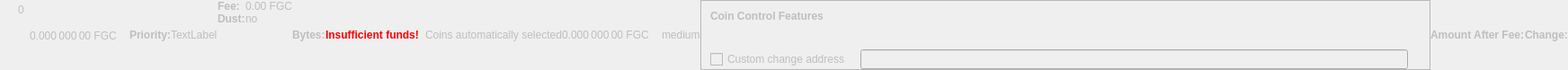
    <widget class="QWidget" name="dummyHideWidget" native="true">
     <property name="enabled">
      <bool>false</bool>
     </property>
     <property name="maximumSize">
      <size>
       <width>100</width>
       <height>22</height>
      </size>
     </property>
     <layout class="QHBoxLayout" name="dummyHideLayout">
      <property name="spacing">
       <number>0</number>
      </property>
      <property name="leftMargin">
       <number>0</number>
      </property>
      <property name="topMargin">
       <number>0</number>
      </property>
      <property name="rightMargin">
       <number>0</number>
      </property>
      <property name="bottomMargin">
       <number>0</number>
      </property>
      <item>
       <layout class="QFormLayout" name="formLayoutCoinControl1">
        <property name="horizontalSpacing">
         <number>10</number>
        </property>
        <property name="verticalSpacing">
         <number>14</number>
        </property>
        <property name="leftMargin">
         <number>10</number>
        </property>
        <property name="topMargin">
         <number>4</number>
        </property>
        <property name="rightMargin">
         <number>6</number>
        </property>
        <item row="0" column="1">
         <widget class="QLabel" name="labelCoinControlBytes">
          <property name="cursor">
           <cursorShape>IBeamCursor</cursorShape>
          </property>
          <property name="contextMenuPolicy">
           <enum>Qt::ActionsContextMenu</enum>
          </property>
          <property name="text">
           <string notr="true">0</string>
          </property>
          <property name="textInteractionFlags">
           <set>Qt::LinksAccessibleByMouse|Qt::TextSelectableByKeyboard|Qt::TextSelectableByMouse</set>
          </property>
         </widget>
        </item>
       </layout>
      </item>
      <item>
       <widget class="QLabel" name="labelCoinControlAfterFee">
        <property name="enabled">
         <bool>false</bool>
        </property>
        <property name="sizePolicy">
         <sizepolicy hsizetype="Fixed" vsizetype="Fixed">
          <horstretch>0</horstretch>
          <verstretch>0</verstretch>
         </sizepolicy>
        </property>
        <property name="minimumSize">
         <size>
          <width>111</width>
          <height>12</height>
         </size>
        </property>
        <property name="maximumSize">
         <size>
          <width>111</width>
          <height>12</height>
         </size>
        </property>
        <property name="cursor">
         <cursorShape>IBeamCursor</cursorShape>
        </property>
        <property name="contextMenuPolicy">
         <enum>Qt::ActionsContextMenu</enum>
        </property>
        <property name="text">
         <string notr="true">0.000 000 00 FGC</string>
        </property>
        <property name="textInteractionFlags">
         <set>Qt::LinksAccessibleByMouse|Qt::TextSelectableByKeyboard|Qt::TextSelectableByMouse</set>
        </property>
       </widget>
      </item>
      <item>
       <widget class="QLabel" name="labelCoinControlPriorityText">
        <property name="enabled">
         <bool>false</bool>
        </property>
        <property name="font">
         <font>
          <weight>75</weight>
          <bold>true</bold>
         </font>
        </property>
        <property name="text">
         <string>Priority:</string>
        </property>
       </widget>
      </item>
      <item>
       <layout class="QHBoxLayout" name="horizontalLayout">
        <item>
         <widget class="QLabel" name="WarningLabel">
          <property name="text">
           <string>TextLabel</string>
          </property>
         </widget>
        </item>
       </layout>
      </item>
      <item>
       <layout class="QFormLayout" name="formLayoutCoinControl3">
        <property name="horizontalSpacing">
         <number>0</number>
        </property>
        <property name="verticalSpacing">
         <number>0</number>
        </property>
        <property name="leftMargin">
         <number>0</number>
        </property>
        <property name="topMargin">
         <number>0</number>
        </property>
        <property name="rightMargin">
         <number>0</number>
        </property>
        <item row="0" column="0">
         <widget class="QLabel" name="labelCoinControlFeeText">
          <property name="enabled">
           <bool>false</bool>
          </property>
          <property name="font">
           <font>
            <weight>75</weight>
            <bold>true</bold>
           </font>
          </property>
          <property name="text">
           <string>Fee:</string>
          </property>
          <property name="margin">
           <number>0</number>
          </property>
         </widget>
        </item>
        <item row="0" column="1">
         <widget class="QLabel" name="labelCoinControlFee">
          <property name="enabled">
           <bool>false</bool>
          </property>
          <property name="cursor">
           <cursorShape>IBeamCursor</cursorShape>
          </property>
          <property name="contextMenuPolicy">
           <enum>Qt::ActionsContextMenu</enum>
          </property>
          <property name="text">
           <string notr="true">0.00 FGC</string>
          </property>
          <property name="textInteractionFlags">
           <set>Qt::LinksAccessibleByMouse|Qt::TextSelectableByKeyboard|Qt::TextSelectableByMouse</set>
          </property>
         </widget>
        </item>
        <item row="1" column="0">
         <widget class="QLabel" name="labelCoinControlLowOutputText">
          <property name="enabled">
           <bool>false</bool>
          </property>
          <property name="font">
           <font>
            <weight>75</weight>
            <bold>true</bold>
           </font>
          </property>
          <property name="text">
           <string>Dust:</string>
          </property>
         </widget>
        </item>
        <item row="1" column="1">
         <widget class="QLabel" name="labelCoinControlLowOutput">
          <property name="enabled">
           <bool>false</bool>
          </property>
          <property name="cursor">
           <cursorShape>IBeamCursor</cursorShape>
          </property>
          <property name="contextMenuPolicy">
           <enum>Qt::ActionsContextMenu</enum>
          </property>
          <property name="text">
           <string>no</string>
          </property>
          <property name="textInteractionFlags">
           <set>Qt::LinksAccessibleByMouse|Qt::TextSelectableByKeyboard|Qt::TextSelectableByMouse</set>
          </property>
         </widget>
        </item>
       </layout>
      </item>
      <item>
       <widget class="QLabel" name="labelCoinControlBytesText">
        <property name="enabled">
         <bool>false</bool>
        </property>
        <property name="font">
         <font>
          <weight>75</weight>
          <bold>true</bold>
         </font>
        </property>
        <property name="text">
         <string>Bytes:</string>
        </property>
       </widget>
      </item>
      <item>
       <layout class="QFormLayout" name="formLayoutCoinControl2">
        <property name="horizontalSpacing">
         <number>0</number>
        </property>
        <property name="verticalSpacing">
         <number>0</number>
        </property>
        <property name="leftMargin">
         <number>0</number>
        </property>
        <property name="topMargin">
         <number>0</number>
        </property>
        <property name="rightMargin">
         <number>0</number>
        </property>
       </layout>
      </item>
      <item>
       <layout class="QHBoxLayout" name="horizontalLayoutCoinControl2">
        <property name="spacing">
         <number>0</number>
        </property>
        <property name="bottomMargin">
         <number>0</number>
        </property>
       </layout>
      </item>
      <item>
       <widget class="QLabel" name="labelCoinControlInsuffFunds">
        <property name="enabled">
         <bool>false</bool>
        </property>
        <property name="minimumSize">
         <size>
          <width>0</width>
          <height>0</height>
         </size>
        </property>
        <property name="font">
         <font>
          <weight>75</weight>
          <bold>true</bold>
         </font>
        </property>
        <property name="styleSheet">
         <string notr="true">color:red;font-weight:bold;</string>
        </property>
        <property name="text">
         <string>Insufficient funds!</string>
        </property>
        <property name="margin">
         <number>5</number>
        </property>
       </widget>
      </item>
      <item>
       <layout class="QFormLayout" name="formLayoutCoinControl4">
        <property name="horizontalSpacing">
         <number>0</number>
        </property>
        <property name="verticalSpacing">
         <number>0</number>
        </property>
        <property name="leftMargin">
         <number>0</number>
        </property>
        <property name="topMargin">
         <number>0</number>
        </property>
        <property name="rightMargin">
         <number>0</number>
        </property>
       </layout>
      </item>
      <item>
       <widget class="QLabel" name="labelCoinControlChangeLabel">
        <property name="enabled">
         <bool>false</bool>
        </property>
        <property name="sizePolicy">
         <sizepolicy hsizetype="Preferred" vsizetype="Expanding">
          <horstretch>0</horstretch>
          <verstretch>0</verstretch>
         </sizepolicy>
        </property>
        <property name="minimumSize">
         <size>
          <width>0</width>
          <height>0</height>
         </size>
        </property>
        <property name="text">
         <string/>
        </property>
        <property name="margin">
         <number>3</number>
        </property>
       </widget>
      </item>
      <item>
       <widget class="QLabel" name="labelCoinControlAutomaticallySelected">
        <property name="enabled">
         <bool>false</bool>
        </property>
        <property name="sizePolicy">
         <sizepolicy hsizetype="Fixed" vsizetype="Fixed">
          <horstretch>0</horstretch>
          <verstretch>0</verstretch>
         </sizepolicy>
        </property>
        <property name="minimumSize">
         <size>
          <width>0</width>
          <height>0</height>
         </size>
        </property>
        <property name="maximumSize">
         <size>
          <width>240</width>
          <height>16777215</height>
         </size>
        </property>
        <property name="text">
         <string>Coins automatically selected</string>
        </property>
        <property name="margin">
         <number>5</number>
        </property>
       </widget>
      </item>
      <item>
       <widget class="QLabel" name="labelCoinControlChange">
        <property name="enabled">
         <bool>false</bool>
        </property>
        <property name="sizePolicy">
         <sizepolicy hsizetype="Fixed" vsizetype="Fixed">
          <horstretch>0</horstretch>
          <verstretch>0</verstretch>
         </sizepolicy>
        </property>
        <property name="minimumSize">
         <size>
          <width>111</width>
          <height>0</height>
         </size>
        </property>
        <property name="maximumSize">
         <size>
          <width>111</width>
          <height>16777215</height>
         </size>
        </property>
        <property name="cursor">
         <cursorShape>IBeamCursor</cursorShape>
        </property>
        <property name="contextMenuPolicy">
         <enum>Qt::ActionsContextMenu</enum>
        </property>
        <property name="text">
         <string notr="true">0.000 000 00 FGC</string>
        </property>
        <property name="textInteractionFlags">
         <set>Qt::LinksAccessibleByMouse|Qt::TextSelectableByKeyboard|Qt::TextSelectableByMouse</set>
        </property>
       </widget>
      </item>
      <item>
       <widget class="QLabel" name="labelCoinControlPriority">
        <property name="enabled">
         <bool>false</bool>
        </property>
        <property name="cursor">
         <cursorShape>IBeamCursor</cursorShape>
        </property>
        <property name="contextMenuPolicy">
         <enum>Qt::ActionsContextMenu</enum>
        </property>
        <property name="text">
         <string>medium</string>
        </property>
        <property name="textInteractionFlags">
         <set>Qt::LinksAccessibleByMouse|Qt::TextSelectableByKeyboard|Qt::TextSelectableByMouse</set>
        </property>
       </widget>
      </item>
      <item>
       <widget class="QFrame" name="frameCoinControl">
        <property name="sizePolicy">
         <sizepolicy hsizetype="Expanding" vsizetype="Expanding">
          <horstretch>0</horstretch>
          <verstretch>0</verstretch>
         </sizepolicy>
        </property>
        <property name="maximumSize">
         <size>
          <width>16777215</width>
          <height>16777215</height>
         </size>
        </property>
        <property name="frameShape">
         <enum>QFrame::StyledPanel</enum>
        </property>
        <property name="frameShadow">
         <enum>QFrame::Sunken</enum>
        </property>
        <layout class="QVBoxLayout" name="verticalLayoutCoinControl2_2">
         <property name="spacing">
          <number>0</number>
         </property>
         <property name="leftMargin">
          <number>0</number>
         </property>
         <property name="topMargin">
          <number>0</number>
         </property>
         <property name="rightMargin">
          <number>0</number>
         </property>
         <property name="bottomMargin">
          <number>0</number>
         </property>
         <item>
          <layout class="QVBoxLayout" name="verticalLayoutCoinControl" stretch="0,0,0,1">
           <property name="spacing">
            <number>0</number>
           </property>
           <property name="leftMargin">
            <number>10</number>
           </property>
           <property name="topMargin">
            <number>10</number>
           </property>
           <item>
            <layout class="QHBoxLayout" name="horizontalLayoutCoinControl1">
             <property name="bottomMargin">
              <number>15</number>
             </property>
             <item>
              <widget class="QLabel" name="labelCoinControlFeatures">
               <property name="enabled">
                <bool>false</bool>
               </property>
               <property name="sizePolicy">
                <sizepolicy hsizetype="Preferred" vsizetype="Maximum">
                 <horstretch>0</horstretch>
                 <verstretch>0</verstretch>
                </sizepolicy>
               </property>
               <property name="font">
                <font>
                 <weight>75</weight>
                 <bold>true</bold>
                </font>
               </property>
               <property name="styleSheet">
                <string notr="true">font-weight:bold;</string>
               </property>
               <property name="text">
                <string>Coin Control Features</string>
               </property>
              </widget>
             </item>
            </layout>
           </item>
           <item>
            <widget class="QWidget" name="widgetCoinControl" native="true">
             <property name="sizePolicy">
              <sizepolicy hsizetype="Preferred" vsizetype="Preferred">
               <horstretch>0</horstretch>
               <verstretch>0</verstretch>
              </sizepolicy>
             </property>
             <property name="minimumSize">
              <size>
               <width>0</width>
               <height>0</height>
              </size>
             </property>
             <property name="styleSheet">
              <string notr="true"/>
             </property>
             <layout class="QHBoxLayout" name="horizontalLayoutCoinControl5_2">
              <property name="leftMargin">
               <number>0</number>
              </property>
              <property name="topMargin">
               <number>0</number>
              </property>
              <property name="rightMargin">
               <number>0</number>
              </property>
              <property name="bottomMargin">
               <number>0</number>
              </property>
              <item>
               <layout class="QHBoxLayout" name="horizontalLayoutCoinControl3">
                <property name="spacing">
                 <number>20</number>
                </property>
                <property name="topMargin">
                 <number>0</number>
                </property>
                <property name="bottomMargin">
                 <number>10</number>
                </property>
               </layout>
              </item>
             </layout>
            </widget>
           </item>
           <item>
            <layout class="QHBoxLayout" name="horizontalLayoutCoinControl4" stretch="0,0,0">
             <property name="spacing">
              <number>12</number>
             </property>
             <property name="sizeConstraint">
              <enum>QLayout::SetDefaultConstraint</enum>
             </property>
             <property name="topMargin">
              <number>5</number>
             </property>
             <property name="rightMargin">
              <number>5</number>
             </property>
             <item>
              <widget class="QCheckBox" name="checkBoxCoinControlChange">
               <property name="enabled">
                <bool>false</bool>
               </property>
               <property name="toolTip">
                <string>If this is activated, but the change address is empty or invalid, change will be sent to a newly generated address.</string>
               </property>
               <property name="text">
                <string>Custom change address</string>
               </property>
              </widget>
             </item>
             <item>
              <widget class="QValidatedLineEdit" name="lineEditCoinControlChange">
               <property name="enabled">
                <bool>false</bool>
               </property>
               <property name="sizePolicy">
                <sizepolicy hsizetype="Expanding" vsizetype="Fixed">
                 <horstretch>0</horstretch>
                 <verstretch>0</verstretch>
                </sizepolicy>
               </property>
              </widget>
             </item>
             <item>
              <widget class="QLabel" name="labelCoinControlChangeLabel_2">
               <property name="sizePolicy">
                <sizepolicy hsizetype="Preferred" vsizetype="Expanding">
                 <horstretch>0</horstretch>
                 <verstretch>0</verstretch>
                </sizepolicy>
               </property>
               <property name="minimumSize">
                <size>
                 <width>0</width>
                 <height>0</height>
                </size>
               </property>
               <property name="text">
                <string/>
               </property>
               <property name="margin">
                <number>3</number>
               </property>
              </widget>
             </item>
            </layout>
           </item>
           <item>
            <spacer name="verticalSpacerCoinControl">
             <property name="orientation">
              <enum>Qt::Vertical</enum>
             </property>
             <property name="sizeHint" stdset="0">
              <size>
               <width>800</width>
               <height>1</height>
              </size>
             </property>
            </spacer>
           </item>
          </layout>
         </item>
        </layout>
       </widget>
      </item>
      <item>
       <widget class="QLabel" name="labelCoinControlAfterFeeText">
        <property name="enabled">
         <bool>false</bool>
        </property>
        <property name="minimumSize">
         <size>
          <width>0</width>
          <height>0</height>
         </size>
        </property>
        <property name="maximumSize">
         <size>
          <width>16777215</width>
          <height>16777215</height>
         </size>
        </property>
        <property name="font">
         <font>
          <weight>75</weight>
          <bold>true</bold>
         </font>
        </property>
        <property name="text">
         <string>Amount After Fee:</string>
        </property>
        <property name="alignment">
         <set>Qt::AlignLeading|Qt::AlignLeft|Qt::AlignVCenter</set>
        </property>
        <property name="margin">
         <number>0</number>
        </property>
       </widget>
      </item>
      <item>
       <widget class="QLabel" name="labelCoinControlChangeText">
        <property name="enabled">
         <bool>false</bool>
        </property>
        <property name="sizePolicy">
         <sizepolicy hsizetype="Preferred" vsizetype="Preferred">
          <horstretch>0</horstretch>
          <verstretch>0</verstretch>
         </sizepolicy>
        </property>
        <property name="minimumSize">
         <size>
          <width>0</width>
          <height>0</height>
         </size>
        </property>
        <property name="maximumSize">
         <size>
          <width>16777215</width>
          <height>16777215</height>
         </size>
        </property>
        <property name="font">
         <font>
          <weight>75</weight>
          <bold>true</bold>
         </font>
        </property>
        <property name="text">
         <string>Change:</string>
        </property>
        <property name="alignment">
         <set>Qt::AlignLeading|Qt::AlignLeft|Qt::AlignVCenter</set>
        </property>
       </widget>
      </item>
     </layout>
    </widget>
